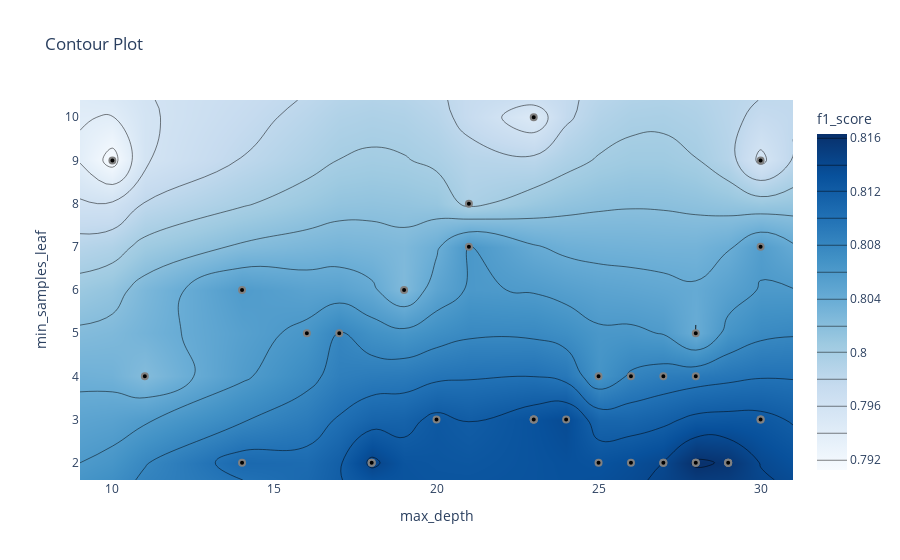

The notebook cell saved with this chart:
### Code cell
optuna.visualization.plot_contour(study, params=["max_depth", "min_samples_leaf"],
                                  target_name="f1_score")

### Figure 1 — Plotly figure (JSON) as saved in the notebook; plotly's stock layout.template omitted (floating-point values rounded to 4 significant figures; data arrays with more than 128 entries replaced by an {"elided": "..."} marker saying what was removed)
{"data": [{"colorbar": {"title": {"text": "f1_score"}}, "colorscale": [[0, "rgb(247,251,255)"], [0.125, "rgb(222,235,247)"], [0.25, "rgb(198,219,239)"], [0.375, "rgb(158,202,225)"], [0.5, "rgb(107,174,214)"], [0.625, "rgb(66,146,198)"], [0.75, "rgb(33,113,181)"], [0.875, "rgb(8,81,156)"], [1, "rgb(8,48,107)"]], "connectgaps": true, "contours": {"coloring": "heatmap"}, "hoverinfo": "none", "line": {"smoothing": 1.3}, "reversescale": false, "type": "contour", "x": [9, 10, 11, 14, 16, 17, 18, 19, 20, 21, 23, 24, 25, 26, 27, 28, 29, 30, 31], "y": [1.6, 2, 3, 4, 5, 6, 7, 8, 9, 10, 10.4], "z": {"elided": "11x19 float values"}}, {"marker": {"color": "black", "line": {"color": "Grey", "width": 2}}, "mode": "markers", "showlegend": false, "type": "scatter", "x": [30, 11, 14, 14, 18, 21, 19, 10, 20, 21, 26, 18, 24, 25, 25, 16, 23, 30, 28, 23, 17, 23, 23, 27, 27, 28, 28, 28, 29, 30, 27, 29, 29, 30, 26], "y": [9, 4, 6, 2, 2, 8, 6, 9, 3, 7, 4, 2, 3, 4, 2, 5, 3, 3, 5, 10, 5, 3, 3, 2, 2, 2, 2, 4, 2, 7, 4, 2, 2, 3, 2]}], "layout": {"title": {"text": "Contour Plot"}, "xaxis": {"range": [9, 31], "title": {"text": "max_depth"}}, "yaxis": {"range": [1.6, 10.4], "title": {"text": "min_samples_leaf"}}}}
